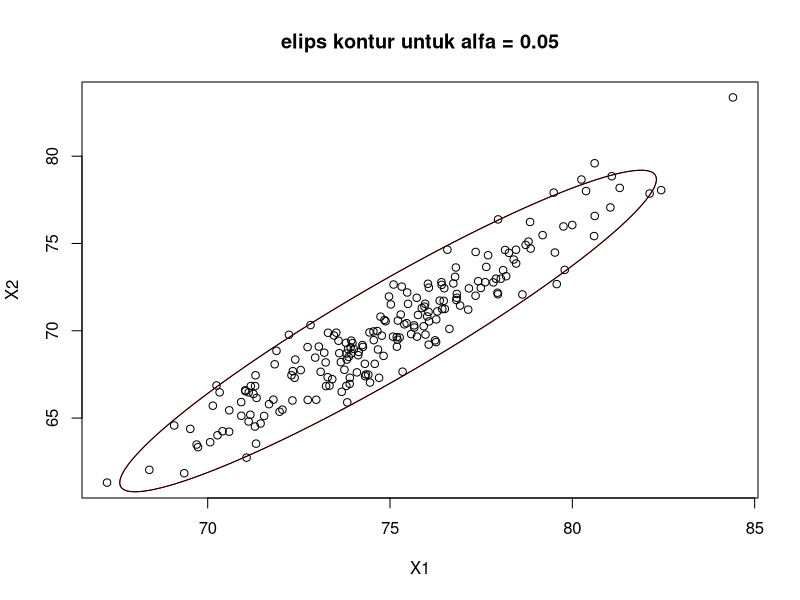
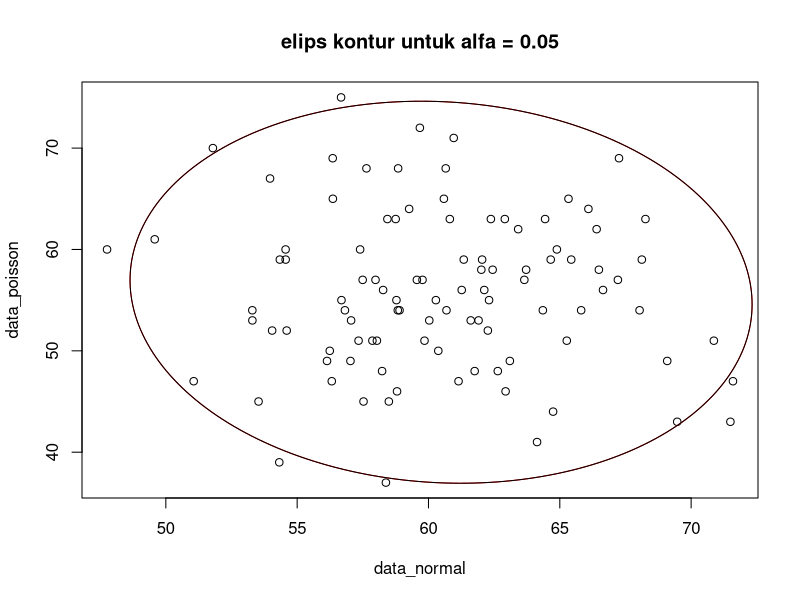

R code for these plots, in order:
## ---- chunk 1
library(MASS)#package untuk geenerate data bivariate normal
library(mixtools)#package untuk generate plot elips
## ---- chunk 2
fungsivarkov<-function(x){
  matvarkov<-matrix(nrow = ncol(x), ncol = ncol(x))
  z=1
  selisih=data.frame()
  xbar=NULL
  kaliselisih=NULL
  for (k in 1:ncol(x)){
    xbar[k]<-mean(x[,k])
    for(l in 1:nrow(x)){
    selisih[l,k]<-x[l,k]-xbar[k]
    }
  }
 
  for( k in 1:ncol(x)){
    for(j in 1:ncol(x)){
        for(i in 1:nrow(x)){
        kaliselisih[i]<-selisih[i,j]*selisih[i,k]
        }
      matvarkov[j,k]<-sum(kaliselisih)/(nrow(x)-1)
      kaliselisih=NULL
    }
  }
return(matvarkov)
}
## ---- chunk 3
kontur_elips<-function(data=data.frame(), alfa=0.05){
  if(ncol(data)!=2){
    stop("data harus memiliki 2 variat, tidak boleh lebih atau kurang")
  }
  else{
    myu<-c(mean(data[,1]),mean(data[,2]))
    sigma<-fungsivarkov(data)
  
  
    eigensigma<-eigen(sigma)
    chishitung<-round(qchisq(1-alfa,ncol(sigma)),2)
  
    sb1mayor<-myu+sqrt(chishitung*eigensigma$values[1])%*%eigensigma$vectors[,1]
    sb2mayor<-myu-sqrt(chishitung*eigensigma$values[1])%*%eigensigma$vectors[,1]
  
    sb1minor<-myu+sqrt(chishitung*eigensigma$values[2])%*%eigensigma$vectors[,2]
    sb2minor<-myu-sqrt(chishitung*eigensigma$values[2])%*%eigensigma$vectors[,2]
  
    judul=paste("elips kontur untuk alfa =",alfa)
    plot(data, xlab = names(data[1]), ylab= names(data[2]),main=judul)
    par(new=T)# untuk menggabungkan plot data dan elips, kode ini
    lines(ellipse(myu,sigma,alfa,col="red"))
    
  }
  
  
}

myu<-c(75,70)
sigma<-matrix(c(10,12,12,16), byrow = F, ncol=2)
alfa<-0.05

set.seed(123)
datdummy<-mvrnorm(n=200, mu=myu,Sigma = sigma)
datdummy<-data.frame(datdummy)
kontur_elips(datdummy, alfa)

set.seed(123)
#contoh menggunakan data dari dua distribusi yang berbeda
datdummy2<-data.frame(data_normal=rnorm(100,60,5.3), data_poisson=rpois(100,55))
kontur_elips(datdummy2,0.05)
## ---- chunk 4
#input data harus berupa matriks
is_in_ellipse<-function(data=matrix(),myu=matrix(),sigma=matrix(),alfa=0.05){
  
  if(ncol(data)==1 && ncol(myu)==1){
  kiri<-t(data-myu)
  }
  
  else{
  kiri<-data-myu
  }
  
  kanan<-t(kiri)
  sigmainverse<-solve(sigma)
  titikkritis<-1-alfa
  variat<-ncol(kiri)
  
  chishitung<-round(qchisq(titikkritis,variat),2)
  
  ruaskanan<-chishitung
  ruaskiri<-round(kiri%*%sigmainverse%*%kanan,2)
  
  if(ruaskiri<=ruaskanan){
    keputusan<-paste("observasi berada di dalam elips. ",ruaskiri,"<=",ruaskanan)
    print(keputusan)
    return (TRUE)
  }
  
  else{
    keputusan<-paste("observasi berada di luar elips. ",ruaskiri,">",ruaskanan)
    print(keputusan)
    return (FALSE)
  }
  
}
myu<-matrix(c(75,70))
sigma<-matrix(c(10,12,12,16), byrow = F, ncol=2)
alfa<-0.05
data<-matrix(c(80,65))

is_in_ellipse(data,myu,sigma,alfa)
